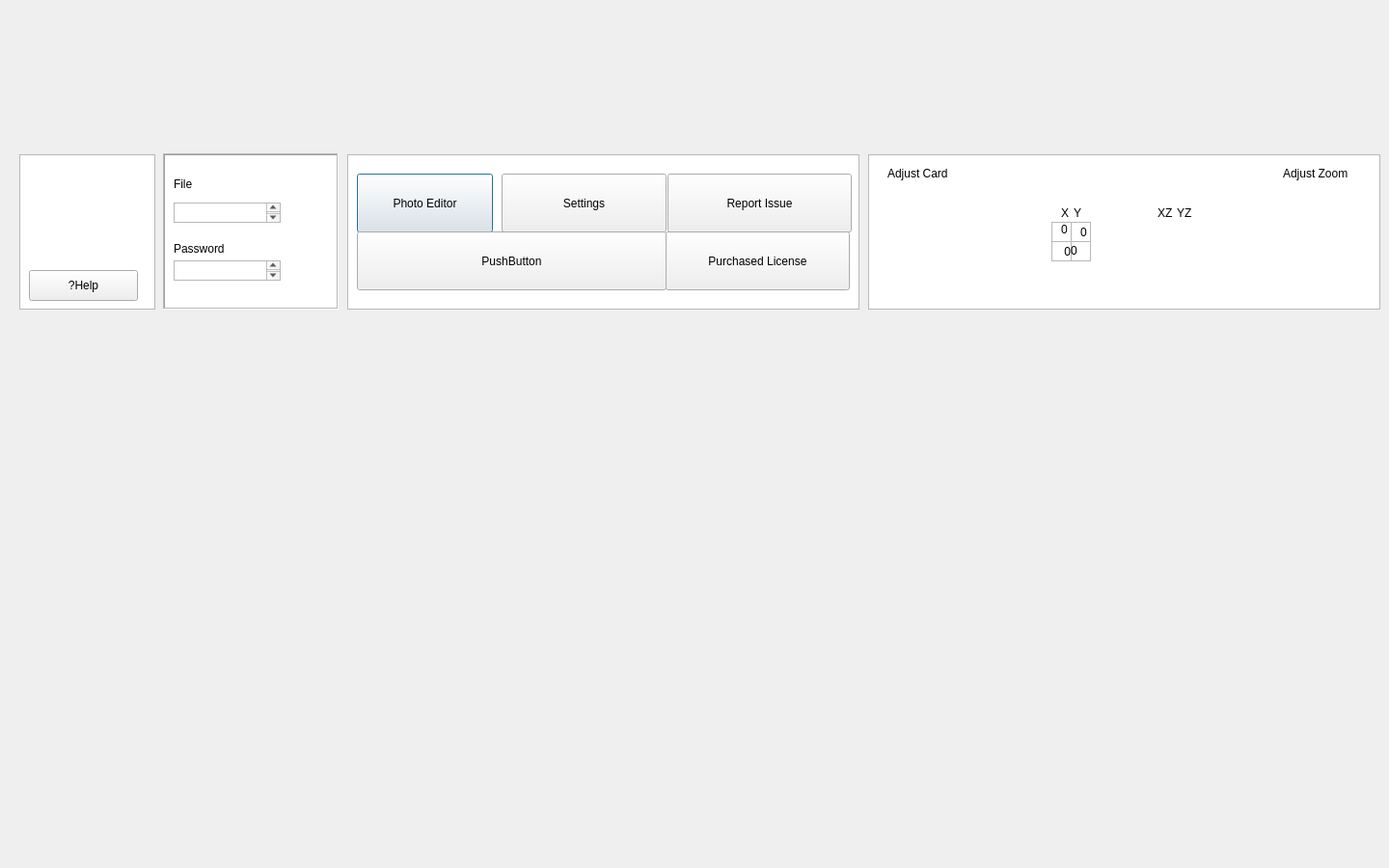
<?xml version="1.0" encoding="UTF-8"?>
<ui version="4.0">
 <class>Dialog</class>
 <widget class="QDialog" name="Dialog">
  <property name="geometry">
   <rect>
    <x>0</x>
    <y>0</y>
    <width>1440</width>
    <height>900</height>
   </rect>
  </property>
  <property name="windowTitle">
   <string>Dialog</string>
  </property>
  <widget class="QLabel" name="label_2">
   <property name="geometry">
    <rect>
     <x>10</x>
     <y>10</y>
     <width>481</width>
     <height>121</height>
    </rect>
   </property>
   <property name="text">
    <string/>
   </property>
   <property name="pixmap">
    <pixmap>hey.png</pixmap>
   </property>
   <property name="scaledContents">
    <bool>true</bool>
   </property>
  </widget>
  <widget class="QListView" name="listView">
   <property name="geometry">
    <rect>
     <x>170</x>
     <y>160</y>
     <width>181</width>
     <height>161</height>
    </rect>
   </property>
   <property name="frameShape">
    <enum>QFrame::Box</enum>
   </property>
   <property name="tabKeyNavigation">
    <bool>false</bool>
   </property>
  </widget>
  <widget class="QListView" name="listView_2">
   <property name="geometry">
    <rect>
     <x>360</x>
     <y>160</y>
     <width>531</width>
     <height>161</height>
    </rect>
   </property>
  </widget>
  <widget class="QListView" name="listView_3">
   <property name="geometry">
    <rect>
     <x>20</x>
     <y>160</y>
     <width>141</width>
     <height>161</height>
    </rect>
   </property>
  </widget>
  <widget class="QLabel" name="label">
   <property name="geometry">
    <rect>
     <x>50</x>
     <y>180</y>
     <width>71</width>
     <height>101</height>
    </rect>
   </property>
   <property name="text">
    <string/>
   </property>
   <property name="pixmap">
    <pixmap>SAProLogo.jpg</pixmap>
   </property>
   <property name="scaledContents">
    <bool>true</bool>
   </property>
  </widget>
  <widget class="QPushButton" name="pushButton">
   <property name="geometry">
    <rect>
     <x>370</x>
     <y>180</y>
     <width>141</width>
     <height>61</height>
    </rect>
   </property>
   <property name="text">
    <string>Photo Editor</string>
   </property>
  </widget>
  <widget class="QPushButton" name="pushButton_2">
   <property name="geometry">
    <rect>
     <x>520</x>
     <y>180</y>
     <width>171</width>
     <height>61</height>
    </rect>
   </property>
   <property name="text">
    <string>Settings</string>
   </property>
  </widget>
  <widget class="QPushButton" name="pushButton_3">
   <property name="geometry">
    <rect>
     <x>692</x>
     <y>180</y>
     <width>191</width>
     <height>61</height>
    </rect>
   </property>
   <property name="text">
    <string>Report Issue</string>
   </property>
  </widget>
  <widget class="QPushButton" name="pushButton_4">
   <property name="geometry">
    <rect>
     <x>370</x>
     <y>240</y>
     <width>321</width>
     <height>61</height>
    </rect>
   </property>
   <property name="text">
    <string>PushButton</string>
   </property>
  </widget>
  <widget class="QPushButton" name="pushButton_5">
   <property name="geometry">
    <rect>
     <x>690</x>
     <y>240</y>
     <width>191</width>
     <height>61</height>
    </rect>
   </property>
   <property name="text">
    <string>Purchased License</string>
   </property>
  </widget>
  <widget class="QPushButton" name="pushButton_6">
   <property name="geometry">
    <rect>
     <x>30</x>
     <y>280</y>
     <width>113</width>
     <height>32</height>
    </rect>
   </property>
   <property name="text">
    <string>?Help</string>
   </property>
  </widget>
  <widget class="QFrame" name="frame">
   <property name="geometry">
    <rect>
     <x>20</x>
     <y>160</y>
     <width>141</width>
     <height>161</height>
    </rect>
   </property>
   <property name="frameShape">
    <enum>QFrame::StyledPanel</enum>
   </property>
   <property name="frameShadow">
    <enum>QFrame::Raised</enum>
   </property>
  </widget>
  <widget class="QLabel" name="label_3">
   <property name="geometry">
    <rect>
     <x>180</x>
     <y>180</y>
     <width>31</width>
     <height>21</height>
    </rect>
   </property>
   <property name="text">
    <string>File</string>
   </property>
  </widget>
  <widget class="QTextEdit" name="textEdit">
   <property name="geometry">
    <rect>
     <x>180</x>
     <y>210</y>
     <width>111</width>
     <height>21</height>
    </rect>
   </property>
  </widget>
  <widget class="QLabel" name="label_4">
   <property name="geometry">
    <rect>
     <x>300</x>
     <y>210</y>
     <width>41</width>
     <height>21</height>
    </rect>
   </property>
   <property name="text">
    <string/>
   </property>
   <property name="pixmap">
    <pixmap>icons8-file-100.png</pixmap>
   </property>
   <property name="scaledContents">
    <bool>true</bool>
   </property>
  </widget>
  <widget class="QLabel" name="label_5">
   <property name="geometry">
    <rect>
     <x>180</x>
     <y>250</y>
     <width>71</width>
     <height>16</height>
    </rect>
   </property>
   <property name="text">
    <string>Password</string>
   </property>
  </widget>
  <widget class="QTextEdit" name="textEdit_2">
   <property name="geometry">
    <rect>
     <x>180</x>
     <y>270</y>
     <width>111</width>
     <height>21</height>
    </rect>
   </property>
  </widget>
  <widget class="QLabel" name="label_6">
   <property name="geometry">
    <rect>
     <x>300</x>
     <y>270</y>
     <width>41</width>
     <height>21</height>
    </rect>
   </property>
   <property name="text">
    <string/>
   </property>
   <property name="pixmap">
    <pixmap>icons8-go-100.png</pixmap>
   </property>
   <property name="scaledContents">
    <bool>true</bool>
   </property>
  </widget>
  <widget class="QFrame" name="frame_2">
   <property name="geometry">
    <rect>
     <x>169</x>
     <y>159</y>
     <width>181</width>
     <height>161</height>
    </rect>
   </property>
   <property name="frameShape">
    <enum>QFrame::StyledPanel</enum>
   </property>
   <property name="frameShadow">
    <enum>QFrame::Raised</enum>
   </property>
  </widget>
  <widget class="QListView" name="listView_4">
   <property name="geometry">
    <rect>
     <x>900</x>
     <y>160</y>
     <width>531</width>
     <height>161</height>
    </rect>
   </property>
  </widget>
  <widget class="QLabel" name="label_7">
   <property name="geometry">
    <rect>
     <x>910</x>
     <y>190</y>
     <width>101</width>
     <height>101</height>
    </rect>
   </property>
   <property name="text">
    <string/>
   </property>
   <property name="pixmap">
    <pixmap>unnamed.png</pixmap>
   </property>
   <property name="scaledContents">
    <bool>true</bool>
   </property>
  </widget>
  <widget class="QLabel" name="label_8">
   <property name="geometry">
    <rect>
     <x>910</x>
     <y>190</y>
     <width>101</width>
     <height>101</height>
    </rect>
   </property>
   <property name="text">
    <string/>
   </property>
   <property name="pixmap">
    <pixmap>unnamed.png</pixmap>
   </property>
   <property name="scaledContents">
    <bool>true</bool>
   </property>
  </widget>
  <widget class="QLabel" name="label_9">
   <property name="geometry">
    <rect>
     <x>1310</x>
     <y>190</y>
     <width>101</width>
     <height>101</height>
    </rect>
   </property>
   <property name="text">
    <string/>
   </property>
   <property name="pixmap">
    <pixmap>unnamed.png</pixmap>
   </property>
   <property name="scaledContents">
    <bool>true</bool>
   </property>
  </widget>
  <widget class="QLabel" name="label_10">
   <property name="geometry">
    <rect>
     <x>920</x>
     <y>170</y>
     <width>91</width>
     <height>20</height>
    </rect>
   </property>
   <property name="text">
    <string>Adjust Card</string>
   </property>
  </widget>
  <widget class="QLabel" name="label_11">
   <property name="geometry">
    <rect>
     <x>1330</x>
     <y>170</y>
     <width>91</width>
     <height>20</height>
    </rect>
   </property>
   <property name="text">
    <string>Adjust Zoom</string>
   </property>
  </widget>
  <widget class="QLabel" name="label_12">
   <property name="geometry">
    <rect>
     <x>1100</x>
     <y>210</y>
     <width>21</width>
     <height>21</height>
    </rect>
   </property>
   <property name="text">
    <string>X</string>
   </property>
  </widget>
  <widget class="QLabel" name="label_14">
   <property name="geometry">
    <rect>
     <x>560</x>
     <y>400</y>
     <width>60</width>
     <height>16</height>
    </rect>
   </property>
   <property name="text">
    <string/>
   </property>
  </widget>
  <widget class="QLabel" name="label_13">
   <property name="geometry">
    <rect>
     <x>1110</x>
     <y>210</y>
     <width>20</width>
     <height>21</height>
    </rect>
   </property>
   <property name="text">
    <string> Y</string>
   </property>
  </widget>
  <widget class="QLabel" name="label_15">
   <property name="geometry">
    <rect>
     <x>1100</x>
     <y>230</y>
     <width>16</width>
     <height>16</height>
    </rect>
   </property>
   <property name="text">
    <string>0</string>
   </property>
  </widget>
  <widget class="QLabel" name="label_16">
   <property name="geometry">
    <rect>
     <x>1120</x>
     <y>230</y>
     <width>21</width>
     <height>21</height>
    </rect>
   </property>
   <property name="text">
    <string>0</string>
   </property>
  </widget>
  <widget class="QFrame" name="frame_3">
   <property name="geometry">
    <rect>
     <x>1110</x>
     <y>250</y>
     <width>21</width>
     <height>21</height>
    </rect>
   </property>
   <property name="frameShape">
    <enum>QFrame::StyledPanel</enum>
   </property>
   <property name="frameShadow">
    <enum>QFrame::Raised</enum>
   </property>
  </widget>
  <widget class="QFrame" name="frame_4">
   <property name="geometry">
    <rect>
     <x>1110</x>
     <y>230</y>
     <width>21</width>
     <height>21</height>
    </rect>
   </property>
   <property name="frameShape">
    <enum>QFrame::StyledPanel</enum>
   </property>
   <property name="frameShadow">
    <enum>QFrame::Raised</enum>
   </property>
  </widget>
  <widget class="QLabel" name="label_17">
   <property name="geometry">
    <rect>
     <x>1100</x>
     <y>250</y>
     <width>21</width>
     <height>21</height>
    </rect>
   </property>
   <property name="text">
    <string> 0</string>
   </property>
  </widget>
  <widget class="QFrame" name="frame_5">
   <property name="geometry">
    <rect>
     <x>1090</x>
     <y>230</y>
     <width>21</width>
     <height>21</height>
    </rect>
   </property>
   <property name="frameShape">
    <enum>QFrame::StyledPanel</enum>
   </property>
   <property name="frameShadow">
    <enum>QFrame::Raised</enum>
   </property>
  </widget>
  <widget class="QFrame" name="frame_6">
   <property name="geometry">
    <rect>
     <x>1090</x>
     <y>250</y>
     <width>21</width>
     <height>21</height>
    </rect>
   </property>
   <property name="frameShape">
    <enum>QFrame::StyledPanel</enum>
   </property>
   <property name="frameShadow">
    <enum>QFrame::Raised</enum>
   </property>
  </widget>
  <widget class="QLabel" name="label_19">
   <property name="geometry">
    <rect>
     <x>1200</x>
     <y>210</y>
     <width>21</width>
     <height>21</height>
    </rect>
   </property>
   <property name="text">
    <string>XZ</string>
   </property>
  </widget>
  <widget class="QLabel" name="label_20">
   <property name="geometry">
    <rect>
     <x>1220</x>
     <y>210</y>
     <width>21</width>
     <height>21</height>
    </rect>
   </property>
   <property name="text">
    <string>YZ</string>
   </property>
  </widget>
  <widget class="QLabel" name="label_18">
   <property name="geometry">
    <rect>
     <x>1110</x>
     <y>250</y>
     <width>21</width>
     <height>20</height>
    </rect>
   </property>
   <property name="text">
    <string>0</string>
   </property>
  </widget>
 </widget>
 <resources/>
 <connections/>
</ui>
